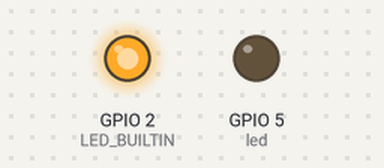
A sketch run on a simulated ESP8266 (Wemos D1 mini). Shown: output pins drawn as LEDs (lit = HIGH, except the on-board LED, lit = LOW). WiFi joins after 1.5 s; servers stay silent unless stated; what the sketch prints to the serial monitor is not drawn.

Above: at 1.7 s.
Timing chart, 0 to 5.6 s (numbered marks = the images above):
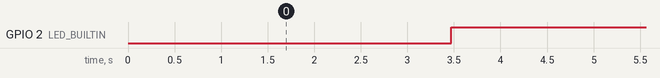

Measured:
- by itself, GPIO 2 (LED_BUILTIN): alternates HIGH for 2.4 s and LOW for 0.05 s

The sketch:

terima_database.ino
```cpp
// Library
#include <ESP8266HTTPClient.h>
#include <ESP8266WiFi.h>

// Identitas jaringan
const char* ssid = "Warnet Putri";
const char* password = "poiuytrewq";
char* host = "192.168.100.149";
const uint16_t port = 80;
const byte led = 5;

void setup() {
  // Inisialisasi dan komunikasi serial
  Serial.begin(9600);
  pinMode(LED_BUILTIN, OUTPUT);
  pinMode(led, OUTPUT);

  // Setting WiFi
  WiFi.hostname("Sensor Gas");
  WiFi.begin(ssid, password);
}

void loop() {
  // Bila belum terhubung
  while(WiFi.status() !=WL_CONNECTED){
    digitalWrite(LED_BUILTIN, LOW);
    Serial.print("Menyambungkan ke ");
    Serial.println(ssid);
    delay(1000);
  }

  // Cek koneksi ke server
  WiFiClient client;
  if(!client.connect(host,port)){
    Serial.print("Menyambung ke ");
    Serial.println(host);
    return;
  }else{
    // Pengiriman data ke server
    String Link;
    HTTPClient http;
    Link = "http://" + String(host) + "/sensor/ambil_data.php";

    // Eksekusi link
    http.begin(client,Link);

    // Mode
    http.GET();

    // Ambil nilai dari database
    String nilai_database = client.readStringUntil('\r');

    // Ubah jadi integer
    short intensitas = nilai_database.toInt();

    // Mengakhiri HTTP
    http.end();

    // Tersambung ke ssid dan host
    Serial.println("");
    Serial.print("Tersambung ke ");
    Serial.println(ssid);
    Serial.print("Tersambung ke ");
    Serial.println(host);
    Serial.print("Intensitas gas ");
    Serial.println(intensitas);

    // Indikator Terhubung ke host
    digitalWrite(LED_BUILTIN, LOW);
    delay(50);
    digitalWrite(LED_BUILTIN, HIGH);
    delay(100);

    if(intensitas>=250){
      Serial.println("Lampu hidup");
      digitalWrite(led, HIGH);
    }else{
      Serial.println("Lampu mati");
      digitalWrite(led, LOW);
    }
  }
  delay(850);
}
```
